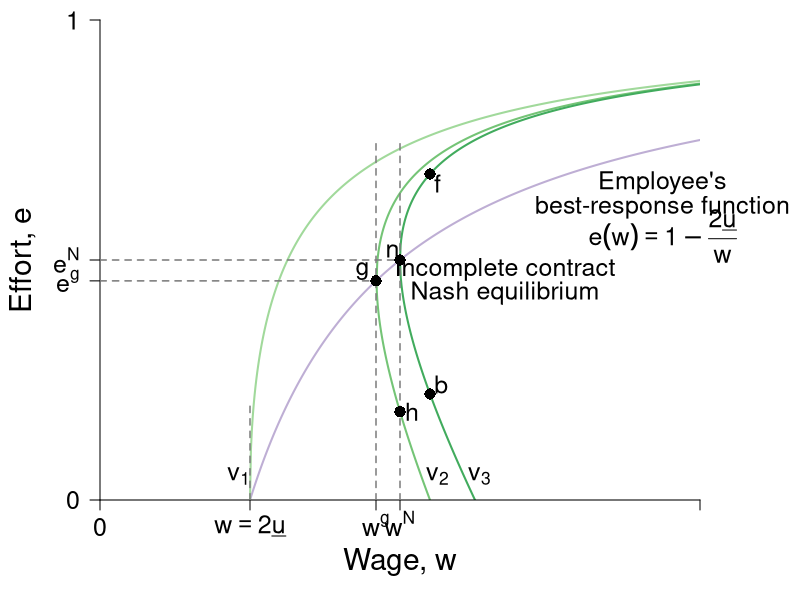

This figure's R source:
require(shape)
pdf(file = "employment/employment_brf_pc_rightpanel.pdf", width = 9, height = 7)

#Set parameters for graphics
axislabelsize <- 1.8
labelsize <- 1.5
namesize <- 1.8
annotatesize <- 1.5
graphlinewidth <- 2
segmentlinewidth <- 1.5

#The equation is below when v = 0. See Wolfram Alpha output. 
isov <- function(w, delta = 5) {
}

isovhigh1 <- function(w, delta = 5, v = 5){
  (sqrt(w^2 - 4 * delta * v) - w + 2*v)/( 2 * v )
}

isovlow1 <- function(w, delta = 5, v = 5){
  (-sqrt(w^2 - 4 * delta * v) - w + 2*v)/( 2 * v )
}

isovhigh2 <- function(w, delta = 5, v = 15){
  (sqrt(w^2 - 4 * delta * v) - w + 2*v)/( 2 * v )
}

isovlow2 <- function(w, delta = 5, v = 15){
  (-sqrt(w^2 - 4 * delta * v) - w + 2*v)/( 2 * v )
}

isovhigh3 <- function(w, delta = 5, v = 20){
  (sqrt(w^2 - 4 * delta * v) - w + 2*v)/( 2 * v )
}

isovlow3 <- function(w, delta = 5, v = 20){
  (-sqrt(w^2 - 4 * delta * v) - w + 2*v)/( 2 * v )
}

brfFn <- function(w, delta = 5) {
  1 - (2*delta) /w
}

#This is evaluated for p = 12; q = 12/(8*sqrt(12^2 - 4*delta1*v1)) - 1/8 for the slope
#At p = 12; q = (-sqrt(12^2 - 4*v1*delta1) - 12 + 2*v1)/(2*v1) = 0.799
tangencyLine <- function(w){
  (w*(0.05))
}



COL <- c("#f7fcf5", "#e5f5e0", "#c7e9c0", "#a1d99b", "#74c476", "#41ab5d", "#238b45", "#005a32")
grays <- gray.colors(25, start = 1, end = 0)
par(mar =  c(5, 5, 1, 5))
xlims <- c(0, 40)
ylims <- c(0, 1)

plot(0, 0, xlim = xlims, ylim = ylims, type = "n",
     xlab = expression(paste("Wage, ", w)),
     ylab = expression(paste("Effort, ", e)),
     xaxt = "n", 
     yaxt = "n", 
     cex.lab = axislabelsize, 
     lwd = 3,
     bty = "n", 
     xaxs="i", 
     yaxs="i")


npts <- 500 
npts2 <- 501
#Specify the sequences of points for graphing. 
xx0 <- seq(5, xlims[2], length.out = npts)
xx1 <- seq(10, xlims[2], length.out = npts)
xx2 <- seq(5, 15, length.out = npts)
xx3 <- seq(10, xlims[2], length.out = npts2)
xx4 <- seq(xlims[1], 10, length.out = npts2)
#For below, I solved sqrt(p^2 - 200) - p + 200/p = 0, getting p = 10*sqrt(2) = 14.14214
xx5 <- seq( 18.43909, xlims[2], length.out = npts2)
xx6 <- seq( 18.43909, 25, length.out = npts2)
xx7 <- seq(20, xlims[2], length.out = npts2)
xx8 <- seq(xlims[1], 25, length.out = npts2)

#Draw the lines for the graphs
#lines(xx0, isov(xx0, delta = 5), col = COL[3], lwd = graphlinewidth)
lines(xx1, brfFn(xx1), col = "#beaed4", lwd = graphlinewidth)
#lines(xx2, tangencyLine(xx2), col = "darkgrey", lwd = 3, lty = 2)
lines(xx3, isovhigh1(xx3, v = 5, delta = 5), col = COL[4], lwd = graphlinewidth)
lines(xx4, isovlow1(xx4, v = 5, delta = 5), col = COL[4], lwd = graphlinewidth)
lines(xx5, isovhigh2(xx5, v = 17, delta = 5), col = COL[5], lwd = graphlinewidth)
lines(xx6, isovlow2(xx6, v = 17, delta = 5), col = COL[5], lwd = graphlinewidth)
lines(xx7, isovhigh3(xx7, v = 20, delta = 5), col = COL[6], lwd = graphlinewidth)
lines(xx8, isovlow3(xx8, v = 20, delta = 5), col = COL[6], lwd = graphlinewidth)

#Customize ticks and labels for the plot
ticksy <- c(0, brfFn(w = 18.4), 0.5, 1)
#ylabels <- c(0, expression(paste(frac(1,2))), 1)
ylabels <- c(0, expression(paste(e^g)), expression(paste(e^N)), 1)
ticksx <- c(0, 10, 18.4, 20, 40)
xlabels <- c(0, expression(paste(w == 2, underline(u))), expression(paste(w^g)), expression(paste(w^N)) , NA)
axis(1, at = ticksx, pos = 0, labels = xlabels, cex.axis = labelsize)
axis(2, at = ticksy, pos = 0, labels = ylabels, las = 1,cex.axis = labelsize)

#Annotation of the three graphs and the NE
text(9.25, 0.05, expression(paste(v[1])),cex = labelsize, xpd = TRUE)
text(22.5, 0.05, expression(paste(v[2])),cex = labelsize, xpd = TRUE)
text(25.3, 0.05, expression(paste(v[3])),cex = labelsize, xpd = TRUE)
text(37.5, 0.66, expression(paste("Employee's")),cex = labelsize,xpd = TRUE)
text(37.5, 0.61, expression(paste("best-response function")),cex = labelsize,xpd = TRUE)
text(37.5, 0.55, expression(paste(e(w) == 1 - frac(2*underline(u),w))),cex = labelsize,xpd = TRUE)

#Lines for the coordinates of the Nash equilbrium
#segments(5, 0, 5, 1, lty = 2, col = "darkgray", lwd = 3)
segments(10, 0, 10, 0.2, lty = 2, col = grays[20], lwd = segmentlinewidth)
segments(20, 0, 20, 0.75, lty = 2, col = grays[20], lwd = segmentlinewidth)
segments(0, 0.5, 20, 0.5, lty = 2, col = grays[20], lwd = segmentlinewidth)
#segments(14.14214, 0.15, 14.14214, 0.45, lty = 2, col = "darkgray", lwd = 3)
text(19.5, 0.52, expression(n), cex = labelsize)
text(27, 0.48, expression(paste("Incomplete contract")), cex = labelsize)
text(27, 0.43, expression(paste("Nash equilibrium")), cex = labelsize)


#Arrows and slope of iso-v label
#Arrows(29, 0.15, 24, 0.15,  col = "black", lty = 1, lwd = 2, arr.type = "triangle")
#text(32, 0.2, expression(paste("Slope of iso-v")), cex = labelsize)
#text(32.3, 0.15, expression(paste(phantom() == "-mrs ")), cex = labelsize)
#text(32, 0.08, expression(paste(phantom() == -frac(v[w], v[e]))),cex = labelsize)



#Add a point for the NE
points(20, 0.5, pch = 16, col = "black", cex = 1.5)

segments(18.4, 0, 18.4, 0.75, lty = 2, col = grays[20], lwd = segmentlinewidth)
segments(0, brfFn(w = 18.4), 18.4, brfFn(w = 18.4), lty = 2, col = grays[20], lwd = segmentlinewidth)
points(18.4, brfFn(w = 18.4), pch = 16, col = "black", cex = 1.5)
text(17.5, brfFn(18.4) + 0.02, expression(g), cex = labelsize)



#Add a point for h
#Figure out q for p = 14.14214: q = 1 - 2delta/p = 1 - (2*5)/14.14214 =  0.2928934
points(20, 0.1839422, pch = 16, col = "black", cex = 1.5)
text(20.8, 0.1839422, expression(h), cex = labelsize)

points(22, isovhigh3(22, v = 20, delta = 5), pch = 16, col = "black", cex = 1.5)
text(22 + 0.5, isovhigh3(22, v = 20, delta = 5) - 0.02, expression(f),cex = labelsize)
points(22, isovlow3(22, v = 20, delta = 5), pch = 16, col = "black", cex = 1.5)
text(22 + 0.75, isovlow3(22, v = 20, delta = 5) + 0.02, expression(b),cex = labelsize)


dev.off()
